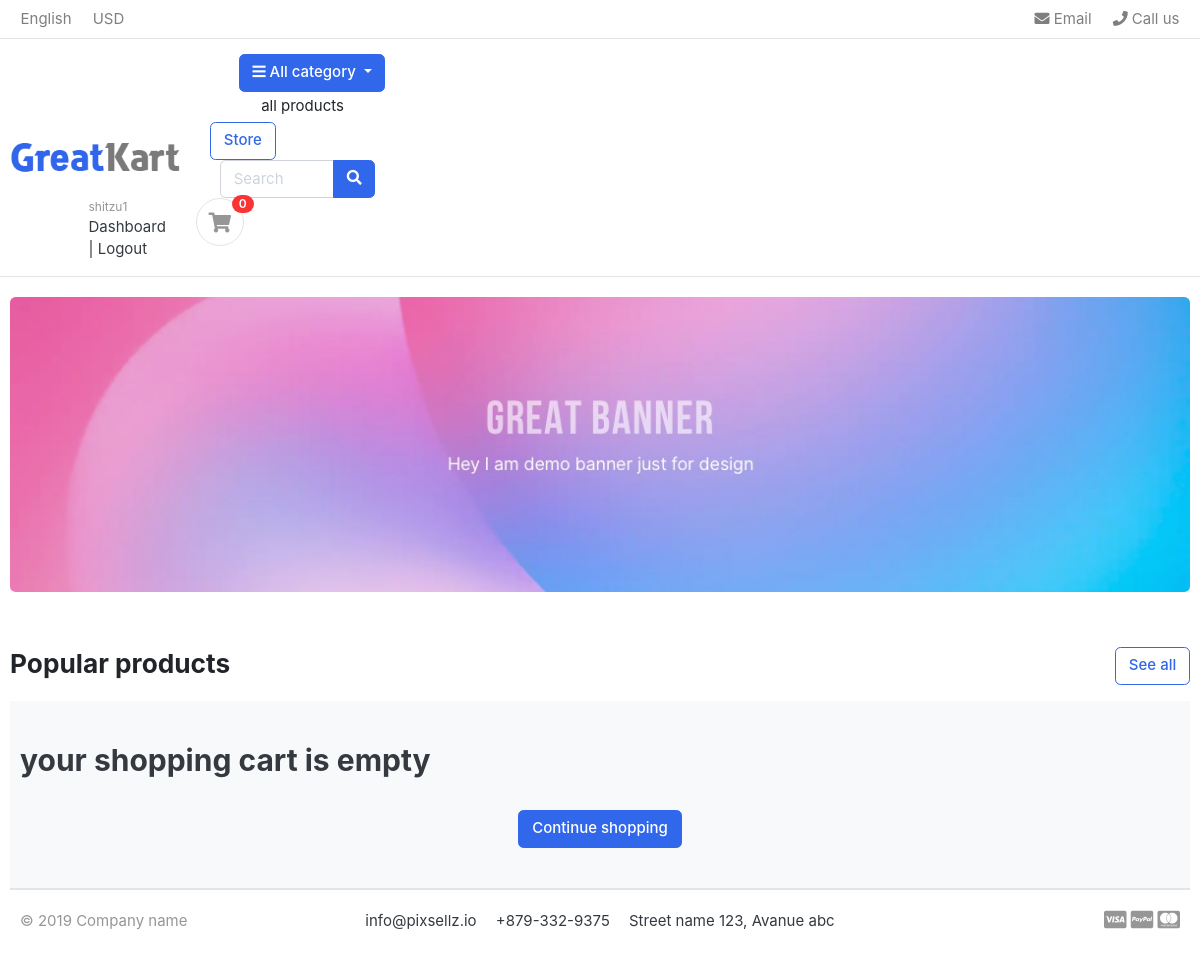
The page /cart/ (signed in) on the database as committed earlier.
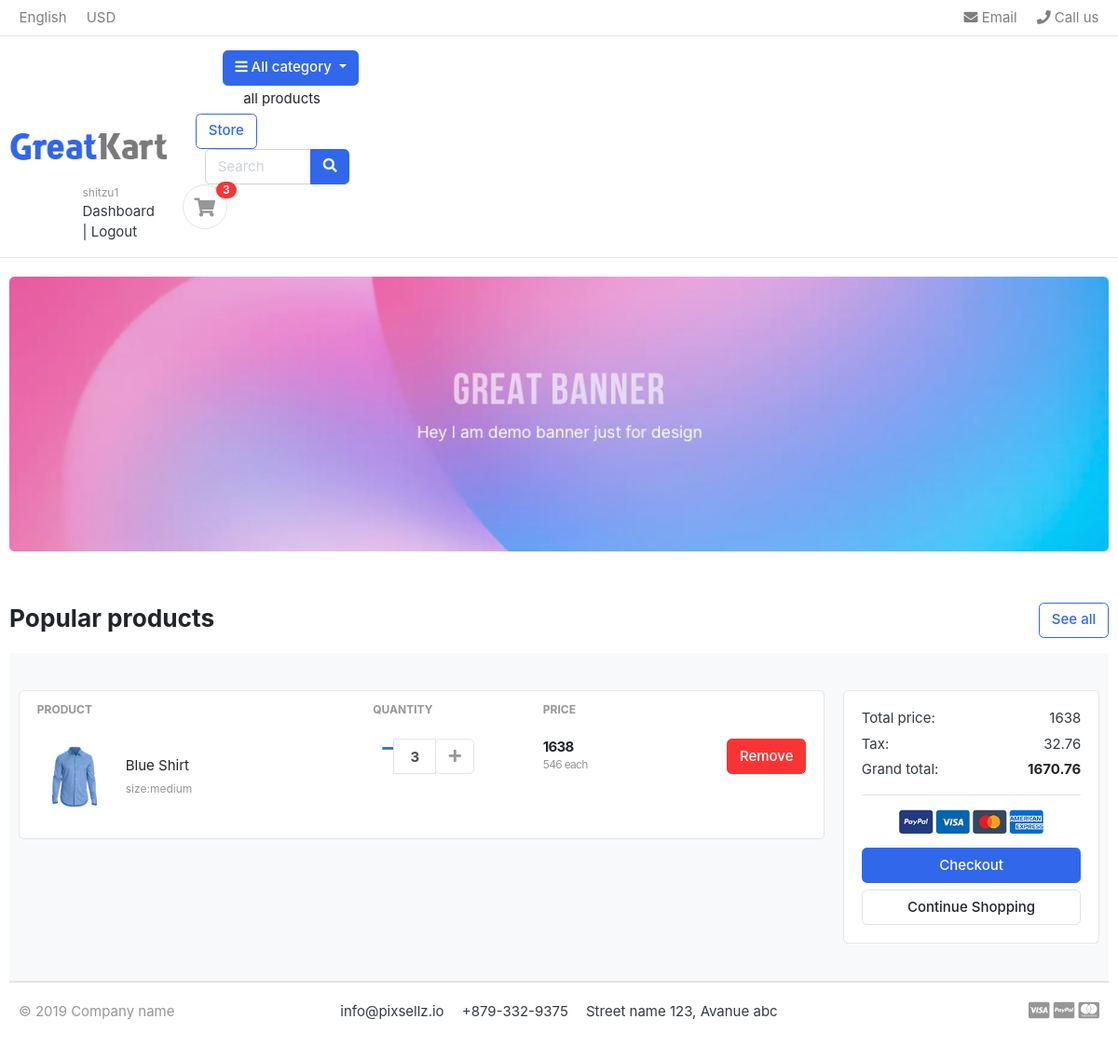
The same page on the database as committed later.
### accounts/models.py (models this page shows, shortened)
class Account(AbstractBaseUser):
    first_name=models.CharField(max_length=50)
    last_name=models.CharField(max_length=50)
    username=models.CharField(max_length=50,unique=True)
    email=models.EmailField(max_length=100,unique=True)
    phone_number=models.CharField(max_length=50)
    date_joined=models.DateTimeField(auto_now_add=True)
    last_login=models.DateTimeField(auto_now_add=True)
    is_admin=models.BooleanField(default=False)
    is_staff=models.BooleanField(default=False)
    is_active=models.BooleanField(default=False)
    is_superadmin=models.BooleanField(default=False)
    USERNAME_FIELD='email'
    REQUIRED_FIELDS=['username','first_name','last_name']
    objects=MyAccountManager()

### carts/models.py (models this page shows, shortened)
class CartItem(models.Model):
    user=models.ForeignKey(Account,on_delete=models.CASCADE, null=True, blank=True)
    product   = models.ForeignKey(Product,on_delete=models.CASCADE)
    variations=models.ManyToManyField(Variation,blank=True)
    cart      = models.ForeignKey(Cart,on_delete=models.CASCADE)
    quantity   = models.IntegerField()
    is_active = models.BooleanField(default=True)
    def sub_total(self):
        return self.product.price*self.quantity

### store/models.py (models this page shows, shortened)
class Product(models.Model):
    product_name  = models.CharField(max_length=200,unique=True)
    slug          = models.SlugField(max_length=200,unique=True)
    description   = models.TextField(max_length=500,blank=True)
    price         = models.IntegerField()
    images        = models.ImageField(upload_to='photos/products')
    stock         = models.IntegerField()
    is_available  = models.BooleanField(default=True)
    category      = models.ForeignKey(Category,on_delete=models.CASCADE)
    created_date  = models.DateTimeField(auto_now_add=True)
    modified_date = models.DateTimeField(auto_now=True)
    def get_url(self):
        return reverse('product_detail',args=[self.category.slug, self.slug])

class Variation(models.Model):
    product=models.ForeignKey(Product,on_delete=models.CASCADE)
    variation_category=models.CharField(max_length=100,choices=variation_category_choice)
    variation_value=models.CharField(max_length=100)
    is_active=models.BooleanField(default=True)
    created_date=models.DateTimeField(auto_now=True)
    objects=VariationManager()

### carts/views.py (the view)
# urls.py: path('',views.cart,name='cart'),
def cart(request,total=0,quantity=0,cart_items=None):
    try:
        tax=0
        grand_total=0
        if request.user.is_authenticated:
            cart_items=CartItem.objects.filter(user=request.user,is_active=True)
        else:
            cart=Cart.objects.get(cart_id=_cart_id(request))
            cart_items=CartItem.objects.filter(cart=cart,is_active=True)
        for cart_item in cart_items:
            total+=(cart_item.product.price*cart_item.quantity)
            quantity+=cart_item.quantity
        tax=(2*total)/100
        grand_total=total+tax
    except ObjectDoesNotExist:
        pass
    context={
       'total':total,
       'quantity':quantity,
       'cart_items':cart_items,
       'tax':tax,
       'grand_total':grand_total,
    }
    return render(request,'store/cart.html',context)

### carts/context_processors.py (called while the page is built)
def counter(request):
    cart_count=0
    if 'admin' in request.path:
        return{}
    else:
        try:
            cart=Cart.objects.filter(cart_id=_cart_id(request))
            if request.user.is_authenticated:
                cart_items=CartItem.objects.all().filter(user=request.user)
            else:
                cart_items=CartItem.objects.all().filter(cart=cart[:1])
            for cart_item in cart_items:
                cart_count+=cart_item.quantity
        except Cart.DoesNotExist:
            cart_count=0
    return dict(cart_count=cart_count)

### carts/views.py (called while the page is built)
def _cart_id(request):
    cart=request.session.session_key
    if not cart:
        cart=request.session.create()
    return cart

### category/context_processors.py (called while the page is built)
def menu_links(request):
    links=Category.objects.all()
    return dict(links=links)

### category/models.py (called while the page is built)
    def get_url(self):
            return reverse('products_by_category',args=[self.slug])

### templates/store/cart.html (shortened to what this page needs)
{% extends 'base.html' %}
{% load static %}
{% block content %}
<section class="section-content padding-y bg">
<div class="container">
{% if not cart_items %}
   <h2>your shopping cart is empty</h2>
	 <br>
	 <div class="text-center">
		 <a href="{% url 'store' %}" class="btn btn-primary">Continue shopping</a>
		</div>
{% else %}
<div class="row">
	<aside class="col-lg-9">
<div class="card">
<table class="table table-borderless table-shopping-cart">
<thead class="text-muted">
<tr class="small text-uppercase">
  <th scope="col">Product</th>
  <th scope="col" width="120">Quantity</th>
  <th scope="col" width="120">Price</th>
  <th scope="col" class="text-right" width="200"> </th>
</tr>
</thead>
<tbody>
	{% for cart_item in cart_items %}
<tr>
	<td>
		<figure class="itemside align-items-center">
			<div class="aside"><img src="{{cart_item.product.images.url}}" class="img-sm"></div>
			<figcaption class="info">
				<a href="{{  cart_item.product.get_url }}" class="title text-dark">{{cart_item.product.product_name}}</a>
				<p class="text-muted small">
          {%if cart_item.variations.all %}
          {% for item in cart_item.variations.all %}
            {{item.variation_category}}:{{item.variation_value}}
          {% endfor %}
          {% endif %}
        </p>
			</figcaption>
		</figure>
	</td>
	<td>
					<div class="col">
						<div class="input-group input-spinner">
							<div class="input-group-prepend">
							<a href="{% url 'remove_cart' cart_item.product.id cart_item.id %}" type="button" id="button-plus"> <i class="fa fa-minus"></i> </a>
							</div>
							<input type="text" class="form-control"  value="{{cart_item.quantity}}">
							<div class="input-group-append">
                <form action="{% url 'add_cart' cart_item.product.id %}" method="POST">
               <button class="btn btn-light" type="submit" id="button-minus"><i class="fa fa-plus"></i></button>
              </form>
							</div>
						</div>
					</div>
	</td>
	<td>
		<div class="price-wrap">
			<var class="price">{{cart_item.sub_total}}</var>
			<small class="text-muted">{{cart_item.product.price}} each</small>
		</div>
	</td>
	<td class="text-right">
	<a href="{% url 'remove_cart_item' cart_item.product.id cart_item.id %}" oncliclk="return confirm('are you sure you want to delete this item')" class="btn btn-danger"> Remove</a>
	</td>
</tr>
{% endfor %}
</tbody>
</table>
</div>
	</aside>
	<aside class="col-lg-3">
		<div class="card">
		<div class="card-body">
			<dl class="dlist-align">
			  <dt>Total price:</dt>
			  <dd class="text-right">{{total}}</dd>
			</dl>
			<dl class="dlist-align">
			  <dt>Tax:</dt>
			  <dd class="text-right">{{tax}}</dd>
			</dl>
			<dl class="dlist-align">
			  <dt>Grand total:</dt>
			  <dd class="text-right text-dark b"><strong>{{grand_total}}</strong></dd>
			</dl>
			<hr>
			<p class="text-center mb-3">
				<img src="{% static './images/misc/payments.png' %}" height="26">
			</p>
			<a href="{% url 'checkout' %}" class="btn btn-primary btn-block"> Checkout </a>
			<a href="{% url 'store' %}" class="btn btn-light btn-block">Continue Shopping</a>
		</div>
		</div>
</aside>
</div>
  {% endif %}
</div>
</section>
{% endblock %}

### templates/base.html (shortened to what this page needs)
{% load static %}
<!DOCTYPE HTML>
<html lang="en">
<head>
<link href="css/bootstrap.css" rel="stylesheet" type="text/css"/>
<link href="{% static 'fonts/fontawesome/css/all.min.css' %}" type="text/css" rel="stylesheet">
<link href="{% static 'css/ui.css' %}" rel="stylesheet" type="text/css"/>
<link href="{% static 'css/responsive.css' %}" rel="stylesheet" media="only screen and (max-width: 1200px)" />
</head>
<body>
  {% include 'includes/navbar.html' %}
  {% block content%}{% endblock %}
  {% include 'includes/footer.html' %}

### templates/includes/navbar.html (shortened to what this page needs)
{% load static %}
<header class="section-header">
<nav class="navbar p-md-0 navbar-expand-sm navbar-light border-bottom">
<div class="container">
  <div class="collapse navbar-collapse" id="navbarTop4">
    <ul class="navbar-nav mr-auto">
      <li class="nav-item dropdown">
      <a href="#" class="nav-link">   English </a>
    </li>
    <li class="nav-item dropdown">
      <a href="#" class="nav-link"> USD </a>
    </li>
    </ul>
    <ul class="navbar-nav">
    <li><a href="#" class="nav-link"> <i class="fa fa-envelope"></i> Email </a></li>
    <li><a href="#" class="nav-link"> <i class="fa fa-phone"></i> Call us </a></li>
  </ul>
  </div>
</div>
</nav>
<section class="header-main border-bottom">
  <div class="container">
<div class="row align-items-center">
  <div class="col-lg-2 col-md-3 col-6">
    <a href="{% url 'home' %}" class="brand-wrap">
      <img class="logo" src="{% static './images/logo.png' %}">
    </a>
  </div>
  <div class="col-lg col-sm col-md col-6 flex-grow-0">
    <div class="category-wrap dropdown d-inline-block float-right">
      <button type="button" class="btn btn-primary dropdown-toggle" data-toggle="dropdown">
        <i class="fa fa-bars"></i> All category
      </button>
      <a class="dropdown-item" href="{% url 'store' %}">all products</a>
  </div>
  <a href="{% url 'store' %}" class="btn btn-outline-primary">Store</a>
  <div class="col-lg  col-md-6 col-sm-12 col">
    <form action="{% url 'search' %}" class="search" method="GET">
      <div class="input-group w-100">
          <input type="text" class="form-control" style="width:60%;" placeholder="Search" name='keyword'>
          <div class="input-group-append">
            <button class="btn btn-primary" type="submit">
              <i class="fa fa-search"></i>
            </button>
          </div>
        </div>
    </form>
  </div>
  <div class="col-lg-3 col-sm-6 col-8 order-2 order-lg-3">
        <div class="d-flex justify-content-end mb-3 mb-lg-0">
          {% if user.id is  None %}
          <div class="widget-header">
            <small class="title text-muted">Welcome guest!</small>
            <div>
              <a href="{% url 'login' %}">Sign in</a> <span class="dark-transp"> | </span>
              <a href="{% url 'register' %}"> Register</a>
            </div>
          </div>
           {% else %}
           <div class="widget-header">
             <small class="title text-muted">{{user.first_name}}</small>
             <div>
               <a href="{% url 'dashboard' %}">Dashboard</a> <span class="dark-transp"> | </span>
               <a href="{% url 'logout' %}"> Logout</a>
             </div>
           </div>
           {% endif %}
          <a href="{% url 'cart' %}" class="widget-header pl-3 ml-3">
            <div class="icon icon-sm rounded-circle border"><i class="fa fa-shopping-cart"></i></div>
            <span class="badge badge-pill badge-danger notify">{{cart_count}}</span>
          </a>
        </div>
      </div>
</div>
  </div>
</section>
</header>
<section class="section-intro padding-y-sm">
<div class="container">
<div class="intro-banner-wrap">
  <img src="{% static 'images/banners/1.jpg' %}" class="img-fluid rounded">
</div>
</div>
</section>
<section class="section-name padding-y-sm">
<div class="container">
<header class="section-heading">
  <a href="./store.html" class="btn btn-outline-primary float-right">See all</a>
  <h3 class="section-title">Popular products</h3>
</header>

### templates/includes/footer.html
{% load static %}
<footer class="section-footer border-top">
	<div class="container">
		<section class="footer-bottom border-top row">
			<div class="col-md-2">
				<p class="text-muted"> &copy 2019 Company name </p>
			</div>
			<div class="col-md-8 text-md-center">
				<span  class="px-2">info@pixsellz.io</span>
				<span  class="px-2">+879-332-9375</span>
				<span  class="px-2">Street name 123, Avanue abc</span>
			</div>
			<div class="col-md-2 text-md-right text-muted">
				<i class="fab fa-lg fa-cc-visa"></i>
				<i class="fab fa-lg fa-cc-paypal"></i>
				<i class="fab fa-lg fa-cc-mastercard"></i>
			</div>
		</section>
	</div>
</footer>

### static/css/ui.css (style rules this page uses)
html { font-family: "Inter", sans-serif; font-size: 15px; }
.price-wrap { letter-spacing: -0.7px; }
.icon-xs, .icon-sm, .icon-md, .icon-lg { display: inline-block; text-align: center; flex-shrink: 0; flex-grow: 0; }
.icon-sm { width: 48px; height: 48px; line-height: 48px !important; font-size: 20px; }
.img-xs, .img-sm, .img-md, .img-lg { -o-object-fit: cover; object-fit: cover; flex-shrink: 0; flex-grow: 0; }
.img-sm { width: 80px; height: 80px; }
.padding-y { padding-top: 40px; padding-bottom: 40px; }
.padding-y-sm { padding-top: 20px; padding-bottom: 20px; }
var { font-style: normal; }
figure { margin-bottom: 0; }
.bg { background-color: #f8f9fa; }
.section-heading { margin-bottom: 20px; margin-top: 15px; }
.section-title { color: #212529; }
.b { font-weight: 600; }
p:last-child { margin-bottom: 0; }
.header-main { position: relative; padding-top: 1rem; padding-bottom: 1rem; }
.brand-wrap .logo, .navbar-brand .logo { margin-right: 7px; max-height: 42px; display: inline-block; }
.widget-header { display: inline-block; vertical-align: middle; position: relative; }
.widget-header a { color: #343a40; }
.widget-header i { color: #969696; }
.widget-header .title { display: block; }
.widget-header .notify { position: absolute; top: -3px; right: -10px; }
.footer-bottom { padding-top: 20px; padding-bottom: 20px; }
.btn-light { background-color: #fff; border-color: #e4e4e4; }
.btn-light i { color: #969696; }
.itemside { position: relative; display: flex; width: 100%; }
.itemside .aside { position: relative; flex-shrink: 0; }
.itemside .info { padding-left: 15px; padding-right: 7px; }
.itemside p { margin-bottom: 0; }
.itemside .title { display: block; margin-bottom: 5px; color: #212529; }
[class*=dlist-] { margin-bottom: 5px; }
[class*=dlist-] dd { margin-bottom: 0; }
.dlist-align { display: flex; }
.dlist-align dt { width: 150px; word-wrap: break-word; font-weight: normal; }
.dlist-align dd { flex-grow: 1; }
.notify { position: absolute; top: -4px; right: -10px; display: inline-block; padding: 0.25em 0.6em; font-size: 12px; line-height: 1; text-align: center; border-radius: 3rem; color: #fff; background-color: #fa3434; }
.price { font-weight: 600; color: #212529; }
.input-spinner { width: 125px; flex-wrap: nowrap; display: inline-flex; vertical-align: middle; }
.input-spinner input.form-control { text-align: center; max-width: 46px; font-weight: bold; flex-basis: 46px; border-color: #e4e4e4; flex-grow: 0; }
.input-spinner .btn { width: 42px; text-align: center; padding-left: 0.5rem; padding-right: 0.5rem; }
.table-shopping-cart.table td, .table-shopping-cart.table th { padding-left: 1.25rem; padding-right: 1.25rem; }
.table-shopping-cart .price-wrap { line-height: 1.2; }
.table-shopping-cart .price { font-weight: bold; margin-right: 5px; display: block; }

Rows that differ between the two databases and show on the page:
added CartItem: product.images (picture), product.product_name "Blue Shirt", quantity "3", sub_total "1638", product.price "546"
now on this page (row unchanged): Variation: variation_category "size", variation_value "medium"
Other text that changed with them:
{{ cart_count }}: "0" → "3"
{{ total }}: (not shown) → "1638"
{{ tax }}: (not shown) → "32.76"
{{ grand_total }}: (not shown) → "1670.76"
text no longer shown: "your shopping cart is empty Continue shopping"
text now shown: "PRODUCT QUANTITY PRICE Total price: Tax: Grand total: Checkout Continue Shopping"
